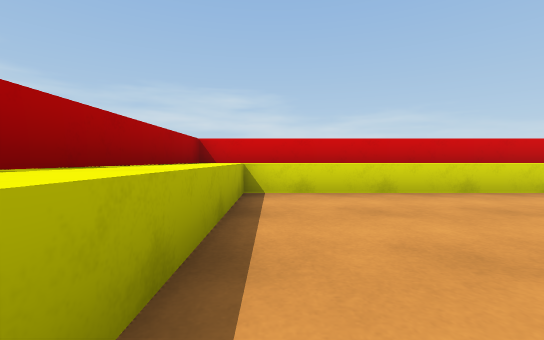
view 1 (above)

12 first-person views from a walk through a scene from a Unity 3-D project. The camera is 0.55 m above the floor, tilts 2° down and sees 90° across. The floor is counted in squares, 1 m on a side. Each view is taken from the middle of a square. On the plan, view 1 faces up. The plan holds only what a view shows up to about 9 squares ahead; the rest is blank. The place goes on beyond the plan. The player is left out.

view 2
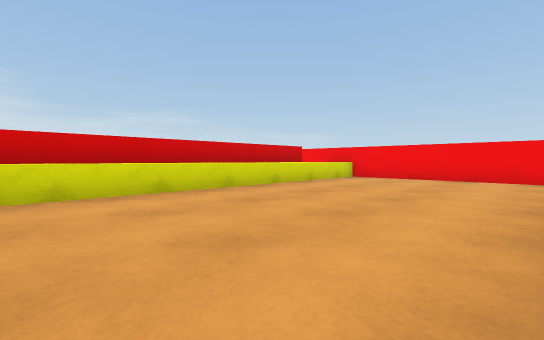

view 3
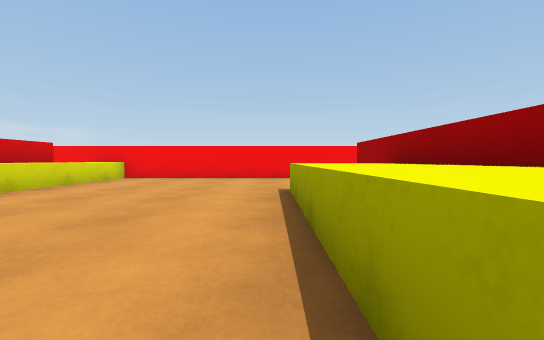

view 4
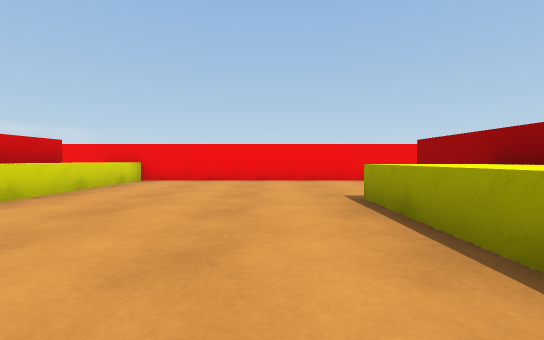

view 5
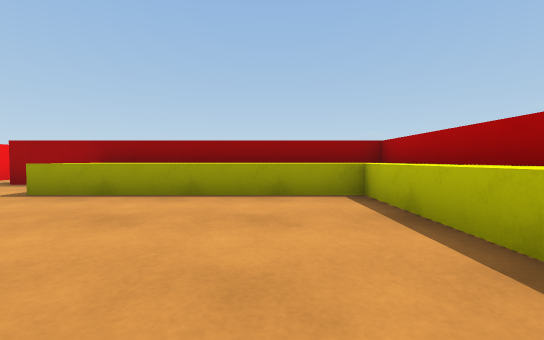

view 6
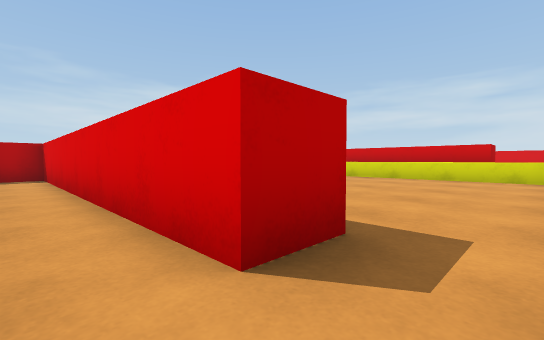

view 7
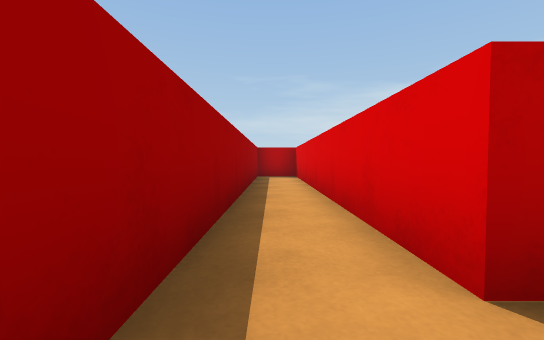

view 8
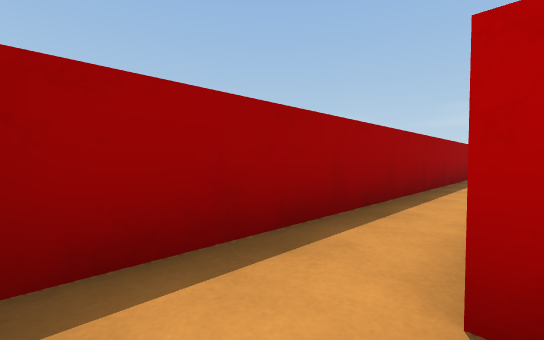

view 9
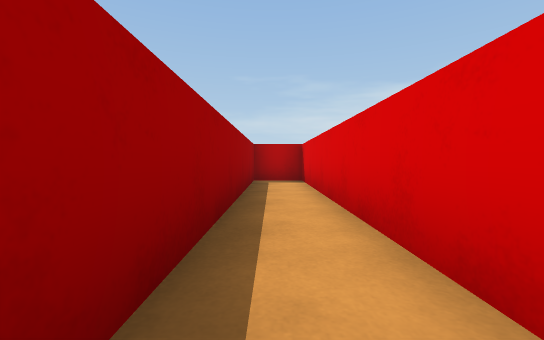

view 10
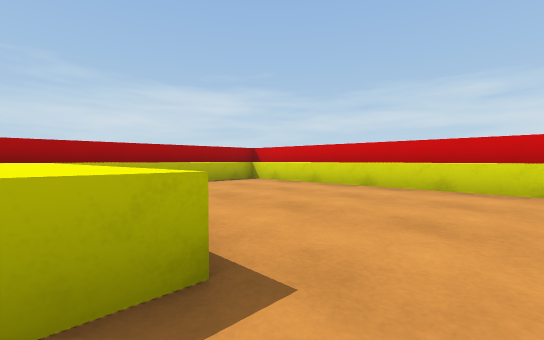

view 11
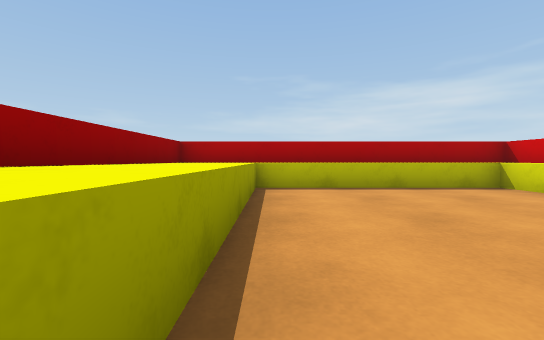

view 12
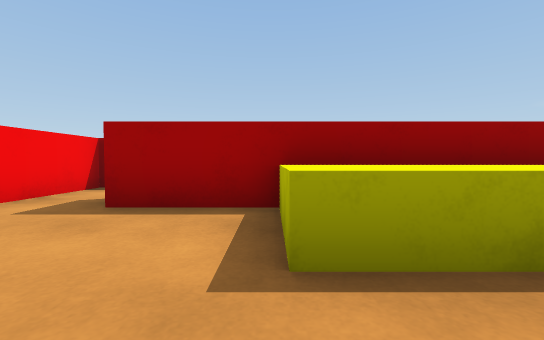

### Floor plan
Key: @ floor where view 1 was taken; # wall or solid block; . floor; ^ raised ledge.
Columns run from 2 left of view 1 to 9 right of it. Each row starts with its distance up from view 1.
  7            #
  6 ########## #
  5 #^^^^^^^^^^#
  4 #^.........#
  3 #^.........#
  2 #^.........#
  1 #^.........#
  0 #^@........#
 -1 #^^^^^^^...#
 -2 #^^^^^^###.#
 -3 ##########.#
 -4 #..........#
 -5 ############

Positions as (right, up) in squares from view 1, and headings:
1: (0, 0), facing up
2: (0, 0), facing up-right
3: (0, 0), facing right
4: (1, 1), facing right
5: (1, 4), facing down
6: (8, -4), facing up-left
7: (8, -4), facing left
8: (8, -3), facing down-left
9: (6, -4), facing left
10: (6, -1), facing up-left
11: (5, 0), facing left
12: (5, 1), facing down
